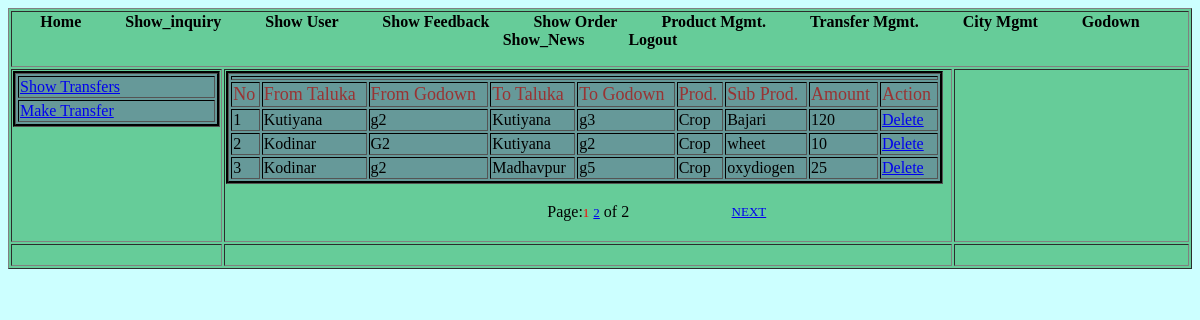
The page /Admin/show_transfer.php (signed in) on the database its author committed.
### tables this page shows
CREATE TABLE IF NOT EXISTS `transfer` (
  `tid` int(11) NOT NULL AUTO_INCREMENT,
  `ftaluka` varchar(25) NOT NULL,
  `fgodown` varchar(25) NOT NULL,
  `ttaluka` varchar(25) NOT NULL,
  `tgodown` varchar(25) NOT NULL,
  `product` varchar(15) NOT NULL,
  `sub_product` varchar(20) NOT NULL,
  `tones` varchar(10) NOT NULL,
  PRIMARY KEY (`tid`)
);

### Admin/show_transfer.php (the view, shortened to what this page needs)
<!DOCTYPE html PUBLIC "-//W3C//DTD XHTML 1.0 Transitional//EN" "http://www.w3.org/TR/xhtml1/DTD/xhtml1-transitional.dtd">
<html xmlns="http://www.w3.org/1999/xhtml">
<head>
<link rel="stylesheet" type="text/css" href="styles.css" />
</head>
<?php
$page_name="show_transfer.php";
if(!isset($_REQUEST["start"]))
{
	$start = 0;
}
else
{
	$start = $_REQUEST["start"];
}
		$eu = ($start - 0);
		$limit = 3;
		$this1 = $eu + $limit;
		$next = $eu + $limit;
?>
<body class="body">
<table width="100%" border="1" class="background">
  <tr>
    <td colspan="3"><?php include("header.php");?></td>
  </tr>
  <tr>
    <td width="18%" valign="top"><table width="100%" border="1" class="table">
      <tr>
        <td><a href="show_transfer.php">Show Transfers </a></td>
      </tr>
      <tr>
        <td><a href="a_transfer.php">Make Transfer </a></td>
      </tr>
    </table></td>
    <td width="62%"><table width="99%" border="1" class="table">
      <tr>
        <td colspan="9"></td>
        </tr>
      <tr>
        <td class="font">No</td>
        <td class="font">From Taluka </td>
        <td class="font">From Godown </td>
        <td class="font">To Taluka </td>
        <td class="font">To Godown </td>
        <td class="font">Prod. </td>
        <td class="font">Sub Prod. </td>
        <td class="font">Amount</td>
        <td class="font">Action</td>
      </tr>
		      <?php
	$i=1;
	$sql2 = "select * from transfer";
	$fetch = mysql_query($sql2) or die("query failed");
	$nume = mysql_num_rows($fetch);
	$sql_group=mysql_query("select * from transfer order by tid desc limit $eu,$limit ");
	if(mysql_num_rows($sql_group)>0)
	{
	while($data=mysql_fetch_array($sql_group))
	{
	?>
	  <tr>
        <td><?php echo $i;?></td>
        <td><?php echo $data['ftaluka'];?></td>
        <td><?php echo $data['fgodown'];?></td>
        <td><?php echo $data['ttaluka'];?></td>
        <td><?php echo $data['tgodown'];?></td>
        <td><?php echo $data['product'];?></td>
        <td><?php echo $data['sub_product'];?></td>
        <td><?php echo $data['tones'];?> </td>
        <td><a href="del_transfer.php?did=<?php echo $data['tid'];?>">Delete</a></td>
	  </tr>
	  <?php
	  $i++;
	  }
	  ?>
    </table>
    <p>
      <?php
echo "<table align = 'center' width='50%'><tr><td  align='left' width='30%'>";
	echo "</td><td align=center width='40%'>Page:";
	$l=1;
	$total=0;
	for($i=0;$i < $nume;$i=$i+$limit)
	{
		if($i <> $eu)
		{
			echo " <a href='$page_name?start=$i'><font face='Verdana' size='2'>$l</font></a> ";
		}
		else
		{
			echo "<font face='Verdana' size='2' color=red>$l</font>";
		}
		$l=$l+1;
		$total = $total+1;
	}
echo " of $total</td><td  align='right' width='40%'>";
if($this1 < $nume)
{
	echo "<a href='$page_name?start=$next'><font face='Verdana' size='2'>NEXT</font></a>";}
	echo "</td></tr></table>";
}
?>
	</p></td>
    <td width="20%">&nbsp;</td>
  </tr>
  <tr>
    <td>&nbsp;</td>
    <td>&nbsp;</td>
    <td>&nbsp;</td>
  </tr>
</table>
</body>
</html>

### Admin/styles.css (style rules this page uses)
.body { background:#CCFFFF; }
.background { background-color:#66CC99; }
.table { background-color: #669999; border:#000000 groove; }
.font { font:Georgia, "Times New Roman", Times, serif; font-size:18px; color: #993333; }

### rows shown on the page
transfer: ftaluka "Kutiyana", fgodown "g2", ttaluka "Kutiyana", tgodown "g3", product "Crop", sub_product "Bajari", tones "120"
transfer: ftaluka "Kodinar", fgodown "G2", ttaluka "Kutiyana", tgodown "g2", product "Crop", sub_product "wheet", tones "10"
transfer: ftaluka "Kodinar", fgodown "g2", ttaluka "Madhavpur", tgodown "g5", product "Crop", sub_product "oxydiogen", tones "25"

### other values the page prints
$total "2"
